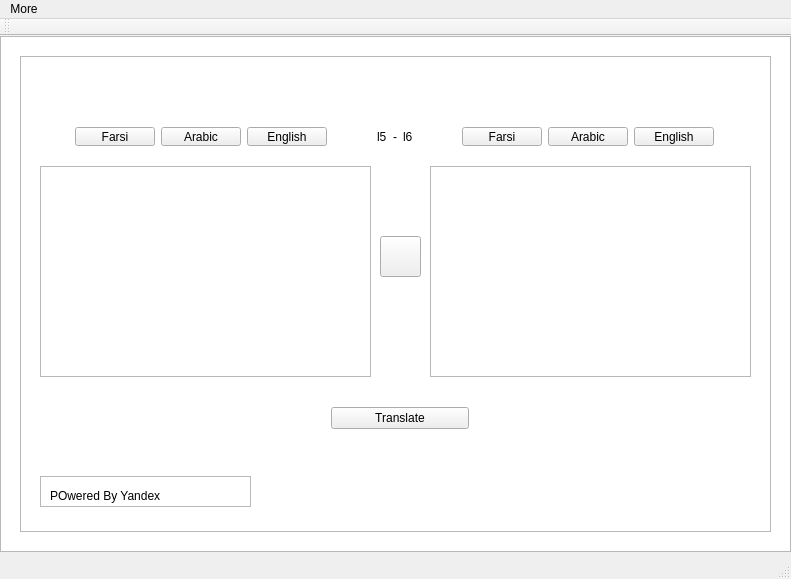
<?xml version="1.0" encoding="UTF-8"?>
<ui version="4.0">
 <class>MainWindow</class>
 <widget class="QMainWindow" name="MainWindow">
  <property name="geometry">
   <rect>
    <x>0</x>
    <y>0</y>
    <width>791</width>
    <height>579</height>
   </rect>
  </property>
  <property name="windowTitle">
   <string>MainWindow</string>
  </property>
  <widget class="QWidget" name="centralWidget">
   <widget class="QGraphicsView" name="graphicsView">
    <property name="geometry">
     <rect>
      <x>20</x>
      <y>20</y>
      <width>751</width>
      <height>476</height>
     </rect>
    </property>
   </widget>
   <widget class="QGraphicsView" name="graphicsView_2">
    <property name="geometry">
     <rect>
      <x>0</x>
      <y>0</y>
      <width>791</width>
      <height>516</height>
     </rect>
    </property>
   </widget>
   <widget class="QTextBrowser" name="textBrowser">
    <property name="geometry">
     <rect>
      <x>430</x>
      <y>130</y>
      <width>321</width>
      <height>211</height>
     </rect>
    </property>
   </widget>
   <widget class="QPushButton" name="pushButton_7">
    <property name="geometry">
     <rect>
      <x>380</x>
      <y>200</y>
      <width>41</width>
      <height>41</height>
     </rect>
    </property>
    <property name="cursor">
     <cursorShape>PointingHandCursor</cursorShape>
    </property>
    <property name="text">
     <string/>
    </property>
    <property name="icon">
     <iconset resource="imag.qrc">
      <normaloff>:/ch.jpg</normaloff>:/ch.jpg</iconset>
    </property>
    <property name="iconSize">
     <size>
      <width>54</width>
      <height>55</height>
     </size>
    </property>
    <property name="checkable">
     <bool>false</bool>
    </property>
    <property name="checked">
     <bool>false</bool>
    </property>
   </widget>
   <widget class="QTextEdit" name="textEdit">
    <property name="geometry">
     <rect>
      <x>40</x>
      <y>130</y>
      <width>331</width>
      <height>211</height>
     </rect>
    </property>
   </widget>
   <widget class="QWidget" name="horizontalLayoutWidget_6">
    <property name="geometry">
     <rect>
      <x>64</x>
      <y>80</y>
      <width>661</width>
      <height>41</height>
     </rect>
    </property>
    <layout class="QHBoxLayout" name="horizontalLayout_6">
     <item>
      <layout class="QHBoxLayout" name="horizontalLayout">
       <item>
        <widget class="QPushButton" name="pushButton_3">
         <property name="text">
          <string>Farsi</string>
         </property>
        </widget>
       </item>
       <item>
        <widget class="QPushButton" name="pushButton_2">
         <property name="text">
          <string>Arabic</string>
         </property>
        </widget>
       </item>
       <item>
        <widget class="QPushButton" name="pushButton">
         <property name="text">
          <string>English</string>
         </property>
        </widget>
       </item>
       <item>
        <layout class="QHBoxLayout" name="horizontalLayout_3">
         <item>
          <layout class="QHBoxLayout" name="horizontalLayout_2">
           <item>
            <layout class="QHBoxLayout" name="horizontalLayout_5">
             <item>
              <spacer name="horizontalSpacer_3">
               <property name="orientation">
                <enum>Qt::Horizontal</enum>
               </property>
               <property name="sizeHint" stdset="0">
                <size>
                 <width>40</width>
                 <height>20</height>
                </size>
               </property>
              </spacer>
             </item>
             <item>
              <widget class="QLabel" name="label_5">
               <property name="text">
                <string>l5</string>
               </property>
              </widget>
             </item>
             <item>
              <widget class="QLabel" name="label_7">
               <property name="text">
                <string>-</string>
               </property>
              </widget>
             </item>
             <item>
              <widget class="QLabel" name="label_6">
               <property name="text">
                <string>l6</string>
               </property>
              </widget>
             </item>
             <item>
              <spacer name="horizontalSpacer_4">
               <property name="orientation">
                <enum>Qt::Horizontal</enum>
               </property>
               <property name="sizeHint" stdset="0">
                <size>
                 <width>40</width>
                 <height>20</height>
                </size>
               </property>
              </spacer>
             </item>
            </layout>
           </item>
           <item>
            <widget class="QPushButton" name="pushButton_4">
             <property name="text">
              <string>Farsi</string>
             </property>
            </widget>
           </item>
           <item>
            <widget class="QPushButton" name="pushButton_5">
             <property name="text">
              <string>Arabic</string>
             </property>
            </widget>
           </item>
           <item>
            <widget class="QPushButton" name="pushButton_6">
             <property name="text">
              <string>English</string>
             </property>
            </widget>
           </item>
          </layout>
         </item>
        </layout>
       </item>
      </layout>
     </item>
    </layout>
   </widget>
   <widget class="QWidget" name="verticalLayoutWidget">
    <property name="geometry">
     <rect>
      <x>320</x>
      <y>360</y>
      <width>160</width>
      <height>80</height>
     </rect>
    </property>
    <layout class="QVBoxLayout" name="verticalLayout">
     <item>
      <widget class="QPushButton" name="pushButton_8">
       <property name="cursor">
        <cursorShape>PointingHandCursor</cursorShape>
       </property>
       <property name="focusPolicy">
        <enum>Qt::NoFocus</enum>
       </property>
       <property name="autoFillBackground">
        <bool>false</bool>
       </property>
       <property name="text">
        <string>Translate</string>
       </property>
       <property name="iconSize">
        <size>
         <width>49</width>
         <height>52</height>
        </size>
       </property>
      </widget>
     </item>
     <item>
      <spacer name="verticalSpacer">
       <property name="orientation">
        <enum>Qt::Vertical</enum>
       </property>
       <property name="sizeHint" stdset="0">
        <size>
         <width>20</width>
         <height>40</height>
        </size>
       </property>
      </spacer>
     </item>
    </layout>
   </widget>
   <widget class="QLabel" name="label_8">
    <property name="geometry">
     <rect>
      <x>50</x>
      <y>450</y>
      <width>161</width>
      <height>20</height>
     </rect>
    </property>
    <property name="text">
     <string>POwered By Yandex</string>
    </property>
   </widget>
   <widget class="QGraphicsView" name="graphicsView_3">
    <property name="geometry">
     <rect>
      <x>40</x>
      <y>440</y>
      <width>211</width>
      <height>31</height>
     </rect>
    </property>
   </widget>
   <zorder>graphicsView_2</zorder>
   <zorder>graphicsView</zorder>
   <zorder>graphicsView_3</zorder>
   <zorder>textBrowser</zorder>
   <zorder>pushButton_7</zorder>
   <zorder>textEdit</zorder>
   <zorder>horizontalLayoutWidget_6</zorder>
   <zorder>verticalLayoutWidget</zorder>
   <zorder>label_8</zorder>
  </widget>
  <widget class="QMenuBar" name="menuBar">
   <property name="geometry">
    <rect>
     <x>0</x>
     <y>0</y>
     <width>791</width>
     <height>21</height>
    </rect>
   </property>
   <widget class="QMenu" name="menuAbout">
    <property name="title">
     <string>More</string>
    </property>
    <addaction name="actionAbout"/>
   </widget>
   <addaction name="menuAbout"/>
  </widget>
  <widget class="QToolBar" name="mainToolBar">
   <attribute name="toolBarArea">
    <enum>TopToolBarArea</enum>
   </attribute>
   <attribute name="toolBarBreak">
    <bool>false</bool>
   </attribute>
  </widget>
  <widget class="QStatusBar" name="statusBar"/>
  <action name="actionAbout">
   <property name="text">
    <string>About</string>
   </property>
  </action>
 </widget>
 <layoutdefault spacing="6" margin="11"/>
 <resources>
  <include location="imag.qrc"/>
 </resources>
 <connections/>
</ui>
